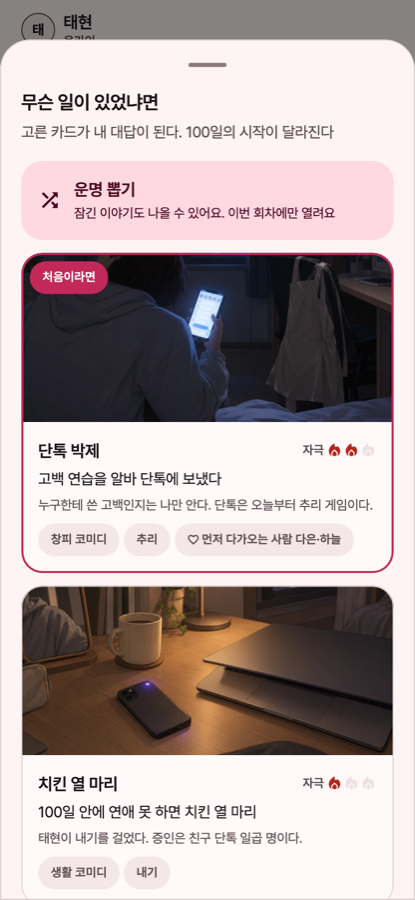
#> input picture docs/overhaul2/review/art_shots/01_sheet_top.png, 415 x 900 px
$ python -i import_overhaul2_art.py   (imports and definitions only)
#> lines starting #> are read from the running program, lines starting #| are printed output that depends on the picture
#!/usr/bin/env python3
"""개편 2 그림을 받은 그대로 앱에 넣는다(docs/overhaul2/art_board.html 의 번호 기준).

ChatGPT 에서 받은 PNG 를 `art_inbox/` 에 `01.png` ~ `15.png` 로 넣고 돌린다.
이름에 번호 대신 id 가 들어 있어도 된다(`sc_leak_d1.png`, `01_sc_leak_d1.png` 등).

한 장마다 하는 일:
1. 가운데를 기준으로 3:2 로 자른다(ChatGPT 가 정사각형이나 세로로 줘도 맞춘다).
2. 가로 1200px 로 줄여 WebP q90 으로 `assets/scenes/` 또는 `assets/endings/` 에 저장한다.
   엔딩의 `image` 대체 그림 필드는 그대로 둬도 된다(앱은 `<엔딩 id>` 파일을 먼저 찾는다).
3. 원본 PNG 는 지우지 않고 `art_src/overhaul2/` 로 옮긴다(git 제외).

이미 있는 그림을 다시 넣으면 새 그림으로 바꾼다(다시 뽑은 경우).

    python3 tool/import_overhaul2_art.py --dry-run   # 무엇을 할지만 본다
    python3 tool/import_overhaul2_art.py
"""

from __future__ import annotations

import argparse
import pathlib
import re
import shutil
import sys

sys.path.insert(0, str(pathlib.Path(__file__).resolve().parent))
from _venv import ensure  # noqa: E402

# [1 line not run here, left out]
from PIL import Image  # noqa: E402

ROOT = pathlib.Path(__file__).resolve().parent.parent
INBOX = ROOT / "art_inbox"
KEEP = ROOT / "art_src" / "overhaul2"

# docs/overhaul2/art_board.html 과 같은 순서(tool/image_studio/build_overhaul2.py 의 ORDER).
ORDER = [
    "sc_leak_d1", "sc_speech_d1", "sc_clip_d1", "sc_swap_d1", "sc_ghost_d1",
    "sc_leak_d3", "sc_clip_d3", "sc_speech_d2", "sc_swap_d2",
    "influencer", "infamous", "m36_waiting", "m36_letgo", "villain_legend",
    "sc_ghost_d2",
]
ENDINGS = {"influencer", "infamous", "m36_waiting", "m36_letgo", "villain_legend"}
# 선호별로 이벤트가 나뉜 장면은 같은 그림을 그 이름으로도 둔다(앱은 `<이벤트 id>` 로 찾는다).
ALSO = {"sc_swap_d2": ["sc_swap_d2_m"]}
WIDTH = 1200  # convert_art.py: 가장 큰 아이폰의 카드 폭 1176px 를 덮는다.


# [9 lines left out: function target_of, not called in this run]


def dest_of(key: str) -> pathlib.Path:
    folder = "endings" if key in ENDINGS else "scenes"
    return ROOT / "assets" / folder / f"{key}.webp"


def convert(src: pathlib.Path, dst: pathlib.Path) -> tuple[int, int]:
#> called with dst = 'out.png'
    with Image.open(src) as im:
#> im is the input picture: PIL image 415x900 RGBA; mean R, G, B, A 180, 166.2, 166.3, 255
        im = im.convert("RGB")
#> im: PIL image 415x900 RGB
        w, h = im.size
#> w = 415; h = 900
        # 가운데 기준 3:2
        if w / h > 1.5:
            nw = round(h * 1.5)
            im = im.crop(((w - nw) // 2, 0, (w - nw) // 2 + nw, h))
        elif w / h < 1.5:
            nh = round(w / 1.5)
#> nh = 277
            im = im.crop((0, (h - nh) // 2, w, (h - nh) // 2 + nh))
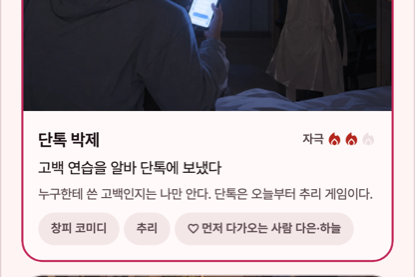
#> im: PIL image 415x277 RGB; mean R, G, B 169.3, 162, 165.9
        if im.width > WIDTH:
            im = im.resize((WIDTH, round(WIDTH / 1.5)), Image.LANCZOS)
        im.save(dst, "WEBP", quality=90, method=6)
        return im.size


# [36 lines left out: function main, not called in this run]


# [2 lines not run here, left out]

>>> result = convert('../docs/overhaul2/review/art_shots/01_sheet_top.png', 'out.png')
#> result = (415, 277)

$ run again, on docs/overhaul2/review/r1_shots/03_a4_sheet_peek_fate.png
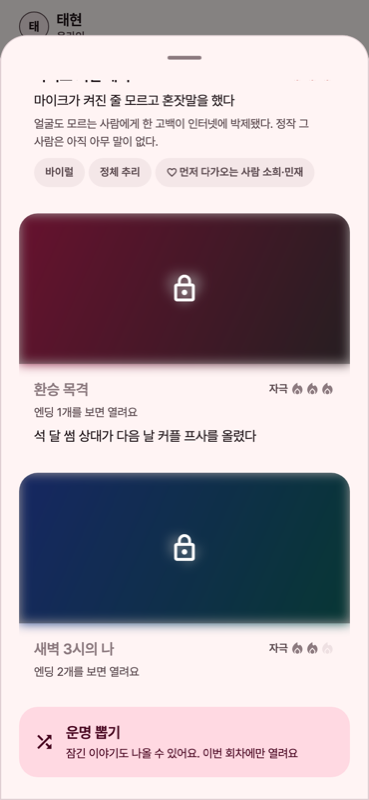
#> input picture docs/overhaul2/review/r1_shots/03_a4_sheet_peek_fate.png, 369 x 800 px
#> in convert, im is the input picture: PIL image 369x800 RGBA; mean R, G, B, A 174.8, 163.2, 171.3, 255
#> in convert, `im = im.crop((0, (h - nh) // 2, w, (h - nh) // 2 + nh))`:
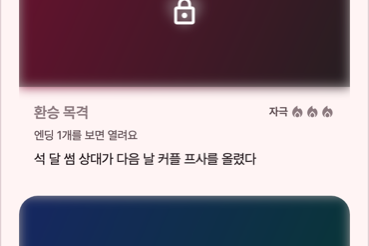
#> im: PIL image 369x246 RGB; mean R, G, B 150.8, 136.9, 147
